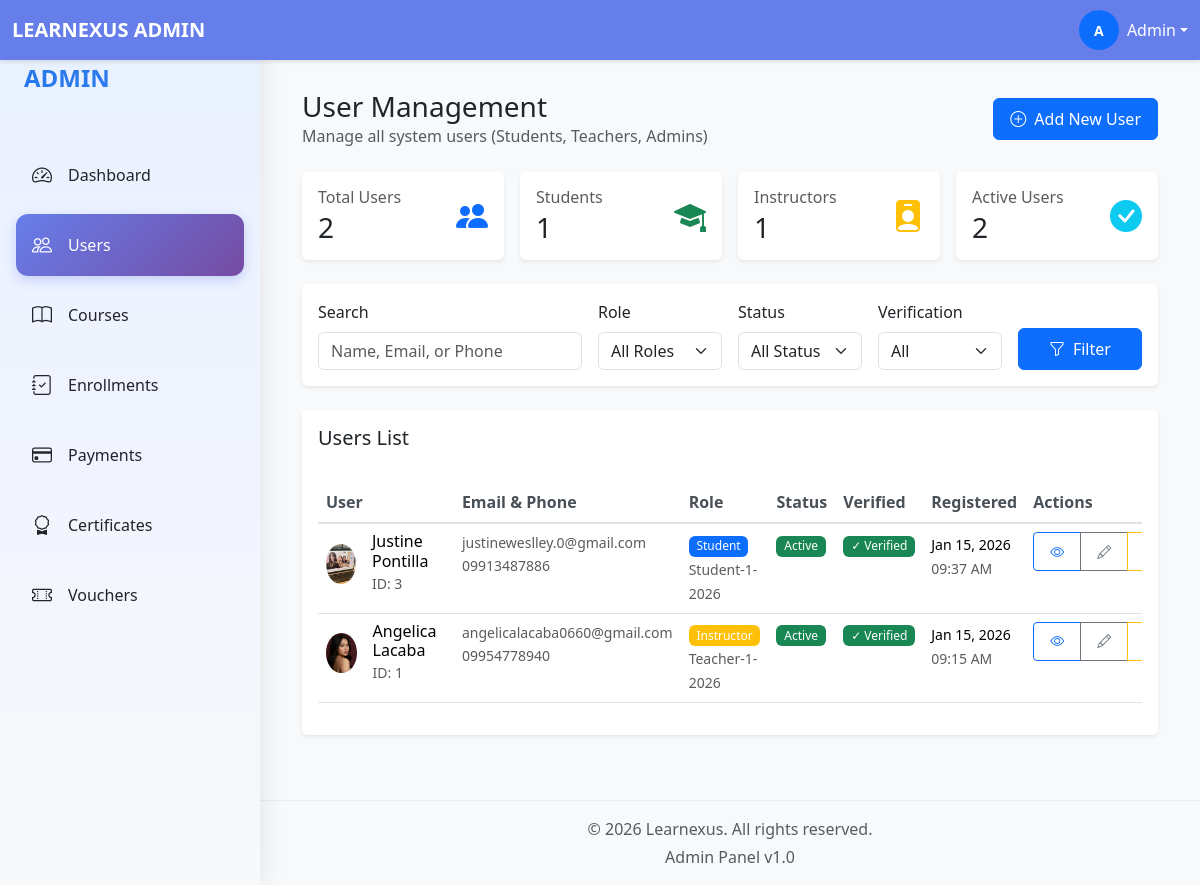
Screenshot of /admin/users.php (signed in) with the database file from the repository.
### tables this page shows
CREATE TABLE `users` (
  `userID` int(11) NOT NULL,
  `email` varchar(255) NOT NULL,
  `passwordHash` varchar(255) NOT NULL,
  `firstName` varchar(100) NOT NULL,
  `lastName` varchar(100) NOT NULL,
  `middleInitial` varchar(5) NOT NULL,
  `phone` varchar(20) DEFAULT NULL,
  `avatar` varchar(255) DEFAULT NULL,
  `phoneVerified` tinyint(1) DEFAULT 0,
  `emailVerified` tinyint(1) DEFAULT 0,
  `role` enum('student','instructor','admin') DEFAULT 'student',
  `status` enum('active','inactive','suspended') DEFAULT 'active',
  `createdAt` timestamp NOT NULL DEFAULT current_timestamp(),
  `studentNumber` varchar(50) DEFAULT NULL,
  `teacherNumber` varchar(50) DEFAULT NULL
);

### admin/users.php (the view, shortened to what this page needs)
<?php
require_once '../database/db_connect.php';
$limit = 20;
$page = isset($_GET['page']) ? (int)$_GET['page'] : 1;
$offset = ($page - 1) * $limit;
$search = isset($_GET['search']) ? trim($_GET['search']) : '';
$whereClauses = [];
$params = [];
if (isset($_SESSION['user_id'])) {
    $whereClauses[] = "userID != ?";
    $params[] = $_SESSION['user_id'];
}
$whereSQL = !empty($whereClauses) ? 'WHERE ' . implode(' AND ', $whereClauses) : '';
$sql = "SELECT * FROM users $whereSQL ORDER BY createdAt DESC";
$sql .= " LIMIT " . (int)$limit . " OFFSET " . (int)$offset;
$stmt = $conn->prepare($sql);
if (!empty($params)) {
    $stmt->execute($params);
} else {
    $stmt->execute();
}
$users = $stmt->fetchAll(PDO::FETCH_ASSOC);
$statsStmt = $conn->query("
    SELECT
        COUNT(CASE WHEN role != 'admin' THEN 1 END) AS total,
        COUNT(CASE WHEN role = 'student' THEN 1 END) AS students,
        COUNT(CASE WHEN role = 'instructor' THEN 1 END) AS instructors,
        COUNT(CASE WHEN role = 'admin' THEN 1 END) AS admins,
        COUNT(CASE WHEN status = 'active' AND role != 'admin' THEN 1 END) AS active,
        COUNT(CASE WHEN status = 'suspended' AND role != 'admin' THEN 1 END) AS suspended,
        COUNT(CASE WHEN emailVerified = 1 AND phoneVerified = 1 AND role != 'admin' THEN 1 END) AS verified
    FROM users
");
$stats = $statsStmt->fetch(PDO::FETCH_ASSOC);
include 'includes/header.php';
include 'includes/sidebar.php';
?>
<div class="main-content">
    <div class="container-fluid">
        <div class="d-flex justify-content-between align-items-center mb-4">
            <div>
                <h1 class="h3 mb-0">User Management</h1>
                <p class="text-muted mb-0">Manage all system users (Students, Teachers, Admins)</p>
            </div>
            <div>
                <button class="btn btn-primary" data-bs-toggle="modal" data-bs-target="#addUserModal">
                    <i class="bi bi-plus-circle me-2"></i>Add New User
                </button>
            </div>
        </div>
        <div class="row g-3 mb-4">
            <div class="col-lg-3 col-md-6">
                <div class="card border-0 shadow-sm">
                    <div class="card-body">
                        <div class="d-flex justify-content-between align-items-center">
                            <div>
                                <h6 class="text-muted mb-1">Total Users</h6>
                                <h3 class="mb-0"><?php echo number_format($stats['total']); ?></h3>
                            </div>
                            <div class="text-primary">
                                <i class="bi bi-people-fill fs-2"></i>
                            </div>
                        </div>
                    </div>
                </div>
            </div>
            <div class="col-lg-3 col-md-6">
                <div class="card border-0 shadow-sm">
                    <div class="card-body">
                        <div class="d-flex justify-content-between align-items-center">
                            <div>
                                <h6 class="text-muted mb-1">Students</h6>
                                <h3 class="mb-0"><?php echo number_format($stats['students']); ?></h3>
                            </div>
                            <div class="text-success">
                                <i class="bi bi-mortarboard-fill fs-2"></i>
                            </div>
                        </div>
                    </div>
                </div>
            </div>
            <div class="col-lg-3 col-md-6">
                <div class="card border-0 shadow-sm">
                    <div class="card-body">
                        <div class="d-flex justify-content-between align-items-center">
                            <div>
                                <h6 class="text-muted mb-1">Instructors</h6>
                                <h3 class="mb-0"><?php echo number_format($stats['instructors']); ?></h3>
                            </div>
                            <div class="text-warning">
                                <i class="bi bi-person-badge-fill fs-2"></i>
                            </div>
                        </div>
                    </div>
                </div>
            </div>
            <div class="col-lg-3 col-md-6">
                <div class="card border-0 shadow-sm">
                    <div class="card-body">
                        <div class="d-flex justify-content-between align-items-center">
                            <div>
                                <h6 class="text-muted mb-1">Active Users</h6>
                                <h3 class="mb-0"><?php echo number_format($stats['active']); ?></h3>
                            </div>
                            <div class="text-info">
                                <i class="bi bi-check-circle-fill fs-2"></i>
                            </div>
                        </div>
                    </div>
                </div>
            </div>
        </div>
        <div class="card border-0 shadow-sm mb-4">
            <div class="card-body">
                <form method="GET" action="" class="row g-3">
                    <div class="col-md-4">
                        <label class="form-label">Search</label>
                        <input type="text"
                               class="form-control"
                               name="search"
                               placeholder="Name, Email, or Phone"
                               value="<?php echo htmlspecialchars($search); ?>">
                    </div>
                    <div class="col-md-2">
                        <label class="form-label">Role</label>
                        <select class="form-select" name="role">
                            <option value="">All Roles</option>
                        </select>
                    </div>
                    <div class="col-md-2">
                        <label class="form-label">Status</label>
                        <select class="form-select" name="status">
                            <option value="">All Status</option>
                        </select>
                    </div>
                    <div class="col-md-2">
                        <label class="form-label">Verification</label>
                        <select class="form-select" name="verified">
                            <option value="">All</option>
                        </select>
                    </div>
                    <div class="col-md-2 d-flex align-items-end">
                        <button type="submit" class="btn btn-primary w-100">
                            <i class="bi bi-funnel me-2"></i>Filter
                        </button>
                    </div>
                </form>
            </div>
        </div>
        <div class="card border-0 shadow-sm">
            <div class="card-header bg-white border-0 py-3">
                <h5 class="mb-0">Users List</h5>
            </div>
            <div class="card-body">
                <?php if (empty($users)): ?>
                    <div class="text-center py-5">
                        <i class="bi bi-people fs-1 text-muted"></i>
                        <h5 class="mt-3">No users found</h5>
                        <p class="text-muted">Try adjusting your search or filter criteria</p>
                    </div>
                <?php else: ?>
                    <div class="table-responsive">
                        <table class="table table-hover">
                            <thead>
                                <tr>
                                    <th>User</th>
                                    <th>Email & Phone</th>
                                    <th>Role</th>
                                    <th>Status</th>
                                    <th>Verified</th>
                                    <th>Registered</th>
                                    <th>Actions</th>
                                </tr>
                            </thead>
                            <tbody>
                                <?php foreach ($users as $user): ?>
                                    <tr>
                                        <td>
                                            <div class="d-flex align-items-center">
                                                <?php if (!empty($user['avatar'])): ?>
                                                    <img src="<?php echo htmlspecialchars($user['avatar']); ?>"
                                                         class="rounded-circle me-3"
                                                         width="40"
                                                         height="40"
                                                         alt="Avatar">
                                                <?php else: ?>
                                                    <div class="avatar-sm bg-primary text-white rounded-circle d-flex align-items-center justify-content-center me-3">
                                                        <?php echo strtoupper(substr($user['firstName'], 0, 1)); ?>
                                                    </div>
                                                <?php endif; ?>
                                                <div>
                                                    <h6 class="mb-0"><?php echo htmlspecialchars($user['firstName'] . ' ' . $user['lastName']); ?></h6>
                                                    <small class="text-muted">ID: <?php echo $user['userID']; ?></small>
                                                </div>
                                            </div>
                                        </td>
                                        <td>
                                            <div>
                                                <small class="text-muted d-block"><?php echo htmlspecialchars($user['email']); ?></small>
                                                <small class="text-muted"><?php echo htmlspecialchars($user['phone'] ?? 'N/A'); ?></small>
                                            </div>
                                        </td>
                                        <td>
                                            <span class="badge bg-<?php
                                                echo $user['role'] === 'admin' ? 'danger' :
                                                    ($user['role'] === 'instructor' ? 'warning' : 'primary');
                                            ?>">
                                                <?php echo ucfirst($user['role']); ?>
                                            </span>
                                            <?php if ($user['role'] === 'student' && !empty($user['studentNumber'])): ?>
                                                <br><small class="text-muted"><?php echo $user['studentNumber']; ?></small>
                                            <?php elseif ($user['role'] === 'instructor' && !empty($user['teacherNumber'])): ?>
                                                <br><small class="text-muted"><?php echo $user['teacherNumber']; ?></small>
                                            <?php endif; ?>
                                        </td>
                                        <td>
                                            <span class="badge bg-<?php
                                                echo $user['status'] === 'active' ? 'success' :
                                                    ($user['status'] === 'suspended' ? 'danger' : 'secondary');
                                            ?>">
                                                <?php echo ucfirst($user['status']); ?>
                                            </span>
                                        </td>
                                        <td>
                                            <?php if ($user['emailVerified'] && $user['phoneVerified']): ?>
                                                <span class="badge bg-success">✓ Verified</span>
                                            <?php else: ?>
                                                <span class="badge bg-warning">
                                                    <?php echo ($user['emailVerified'] ? 'Email✓' : 'Email✗') . ' / ' . ($user['phoneVerified'] ? 'Phone✓' : 'Phone✗'); ?>
                                                </span>
                                            <?php endif; ?>
                                        </td>
                                        <td>
                                            <small><?php echo date('M d, Y', strtotime($user['createdAt'])); ?></small>
                                            <br><small class="text-muted"><?php echo date('h:i A', strtotime($user['createdAt'])); ?></small>
                                        </td>
                                        <td>
                                            <div class="btn-group btn-group-sm">
                                                <a href="user_view.php?id=<?php echo $user['userID']; ?>&return=<?php echo urlencode($_SERVER['REQUEST_URI']); ?>"
                                                   class="btn btn-outline-primary"
                                                   data-bs-toggle="tooltip"
                                                   title="View">
                                                    <i class="bi bi-eye"></i>
                                                </a>
                                                <a href="user_edit.php?id=<?php echo $user['userID']; ?>"
                                                   class="btn btn-outline-secondary"
                                                   data-bs-toggle="tooltip"
                                                   title="Edit">
                                                    <i class="bi bi-pencil"></i>
                                                </a>
                                                <?php if ($user['role'] !== 'admin'): ?>
                                                    <?php if ($user['status'] === 'suspended'): ?>
                                                        <a href="user_actions.php?action=activate&id=<?php echo $user['userID']; ?>"
                                                           class="btn btn-outline-success"
                                                           data-bs-toggle="tooltip"
                                                           title="Activate">
                                                            <i class="bi bi-check-circle"></i>
                                                        </a>
                                                    <?php else: ?>
                                                        <a href="user_actions.php?action=suspend&id=<?php echo $user['userID']; ?>"
                                                           class="btn btn-outline-warning"
                                                           data-bs-toggle="tooltip"
                                                           title="Suspend">
                                                        </a>
                                                    <?php endif; ?>
                                                <?php endif; ?>
                                            </div>
                                        </td>
                                    </tr>
                                <?php endforeach; ?>
                            </tbody>
                        </table>
                    </div>
                <?php endif; ?>
            </div>
        </div>
    </div>
</div>
<?php include 'includes/footer.php'; ?>

### rows the page displays
users: avatar (picture), firstName+lastName "Justine Pontilla", userID "3", email "justineweslley.0@gmail.com", phone "09913487886", role "Student", studentNumber "Student-1-2026", status "Active", emailVerified "✓ Verified", createdAt "Jan 15, 2026", createdAt "09:37 AM"
users: avatar (picture), firstName+lastName "Angelica Lacaba", userID "1", email "angelicalacaba0660@gmail.com", phone "09954778940", role "Instructor", teacherNumber "Teacher-1-2026", status "Active", emailVerified "✓ Verified", createdAt "Jan 15, 2026", createdAt "09:15 AM"

### other values shown
substr($_SESSION['first_name'], 0, 1) "A"
$_SESSION['first_name'] "Admin"
$stats['total'] "2"
$stats['students'] "1"
$stats['instructors'] "1"
$stats['active'] "2"
